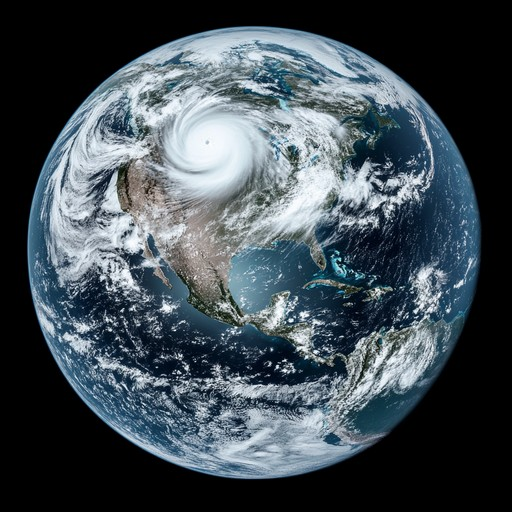
#> input picture nasa/web/assets/source/earth.jpg, 512 x 512 px, found by its file name
$ python make_earth.py
#> lines starting #> are read from the running program, lines starting #| are printed output that depends on the picture
#> further down, earth is the input picture: PIL image 512x512 RGB; mean R, G, B 66, 77.1, 84.6
import numpy as np
from PIL import Image
BAYER = (np.array([[0, 8, 2, 10], [12, 4, 14, 6], [3, 11, 1, 9], [15, 7, 13, 5]]) + 0.5) / 16
PALETTE = [(6, 9, 18), (14, 26, 64), (31, 79, 160), (59, 125, 221), (127, 214, 232), (236, 230, 214), (108, 191, 90), (60, 110, 60), (166, 140, 96), (217, 74, 54)]

def palette_dither(img, size, palette=PALETTE, amount=40):
#> called with size = (160, 160), amount = 48
    a = np.array(img.convert('RGB').resize(size, Image.LANCZOS)).astype(np.float32)
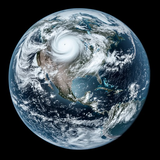
#> a: shape (160, 160, 3) float32; mean R, G, B 66.1, 77.1, 84.7
    h, w, _ = a.shape
#> h = 160; w = 160
    threshold = (np.tile(BAYER, (h // 4 + 1, w // 4 + 1))[:h, :w] - 0.5) * amount
    a = a + threshold[:, :, None]
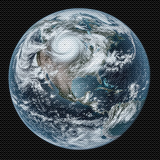
#> a: shape (160, 160, 3) float64; mean R, G, B 66.1, 77.1, 84.7; drawn with min black and max white
    p = np.array(palette, np.float32)
#> p = [[6, 9, 18], [14, 26, 64], [31, 79, 160], [59, 125, 221], [127, 214, 232], [236, 230, 214], [108, 191, 90], [60, 110, 60], [166, 140, 96], [217, 74, 54]]
    idx = ((a[:, :, None, :] - p[None, None]) ** 2).sum(-1).argmin(-1)
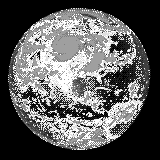
#> idx: shape (160, 160) int64; min 0, max 8, mean 2.88; drawn with min black and max white
    return Image.fromarray(p[idx].astype(np.uint8), 'RGB')
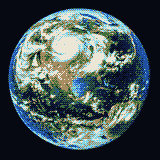
#> returned value: PIL image 160x160 RGB; mean R, G, B 68.1, 83.7, 85.2
if __name__ == '__main__':
    earth = Image.open('assets/source/earth.jpg')
    palette_dither(earth, (160, 160), amount=48).resize((480, 480), Image.NEAREST).save('public/images/earth.png')
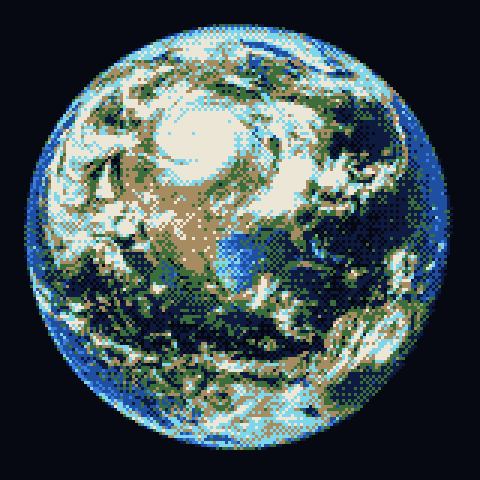
#> saved as earth.png: PIL image 480x480 RGB; mean R, G, B 68.1, 83.7, 85.2
    print('wrote public/images/earth.png')
